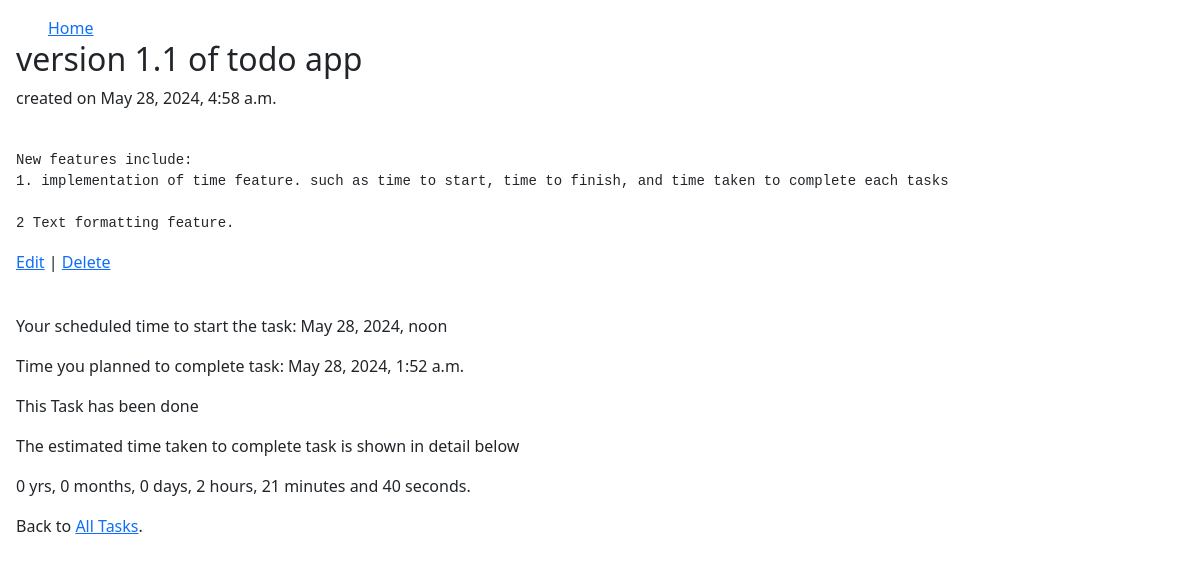
/todo/13/ (signed in), run on the app's committed database.
### todo/models.py (models this page shows, shortened)
class Todo(models.Model):
    author = models.ForeignKey(
        settings.AUTH_USER_MODEL,
        on_delete=models.CASCADE
        )
    title = models.CharField(max_length=150, unique=True)
    body = models.TextField()
    created = models.DateTimeField(auto_now_add=True)
    done = models.BooleanField(default=False)
    time_to_start = models.DateTimeField(null=True, blank=True)
    time_to_finish = models.DateTimeField(null=True, blank=True)
    completed_at = models.DateTimeField(null=True, blank=True)

### todo/views.py (the view)
# urls.py: path('<int:pk>/', TodoDetailView.as_view(), name='todo_detail'),
class TodoDetailView(LoginRequiredMixin, DetailView):
    model = Todo
    template_name = 'todo_detail.html'
    def get_context_data(self, **kwargs):
        context = super().get_context_data(**kwargs)
        if self.object.completed_at != None:
            delta = self.object.completed_at - self.object.time_to_start
            years = delta.days//365
            months = (delta.days % 365) // 30
            days = (delta.days % 365) % 30
            hours = delta.seconds // 3600
            mins = (delta.seconds // 60) % 60
            secs = delta.seconds % 60
            duration = f'{years} yrs, {months} months, {days} days, {hours} hours, {mins} minutes and {secs} seconds.'
            context['time_taken'] = duration
            return context
        else:
            return context

### templates/todo_detail.html
{% extends "base.html" %}
{% block content %}
<div class="article-entry">
    <h2>{{ object.title }}</h2>
    <p>created on {{ object.created }}</p><br>
    <div><pre>{{ object.body }}</pre></div>
</div>
<p><a href="{% url 'todo_edit' todo.pk %}">Edit</a> | <a href="{% url 'todo_delete' todo.pk %}">Delete</a></p>
<br>
<p>Your scheduled time to start the task: {{ todo.time_to_start }}</p>
<p>Time you planned to complete task: {{ todo.time_to_finish }}</p>
{% if object.done %}
    <p>This Task has been done</p>
    <p>The estimated time taken to complete task is shown in detail below</p>
    <div><p> {{time_taken}} </p></div>
    {% else %}
    <p>This Task is yet to be completed</p>
    {% endif %}
    <p>Back to <a href="{% url 'todo_list' %}">All Tasks</a>.</p>
{% endblock content %}

### templates/base.html (style rules this page uses)
body { padding: 1em; }

### data on the page
Todo: title "version 1.1 of todo app", created "May 28, 2024, 4:58 a.m.", body "New features include: 1. implementation of time feature. such as time to start, time to finish, and time taken to complete each tasks 2 Text formatting feature.", time_to_start "May 28, 2024, noon", time_to_finish "May 28, 2024, 1:52 a.m."

### other printed values
{{ time_taken }} "0 yrs, 0 months, 0 days, 2 hours, 21 minutes and 40 seconds."
